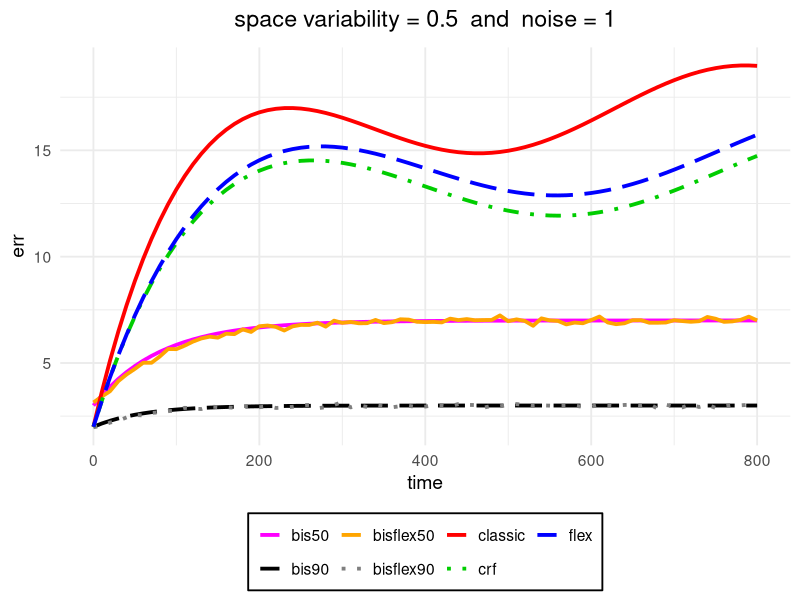

This figure's R source:
# -------------------------------------------------------------
# SIMULACIÓN DEL ERROR DE GRADIENTE BIS VS OTROS MÉTODOS
# -------------------------------------------------------------
if(!require(ggplot2)) install.packages("ggplot2")
library(ggplot2)

# Crear un eje de tiempo
time <- seq(0, 800, by = 10)

# Simulación de curvas (inspiradas en el paper)
classic  <- 2 + 15*(1 - exp(-time/100)) + sin(time/100)*2
flex     <- 2 + 13*(1 - exp(-time/120)) + sin(time/120)*2
crf      <- 2 + 12*(1 - exp(-time/110)) + sin(time/120)*2
bis50    <- 3 + 4*(1 - exp(-time/80))
bisflex50 <- 3 + 4*(1 - exp(-time/90)) + rnorm(length(time), 0, 0.1)
bis90    <- 2 + 1*(1 - exp(-time/60))
bisflex90 <- 2 + 1*(1 - exp(-time/70)) + rnorm(length(time), 0, 0.05)

# Combinar en un data.frame
df <- data.frame(
  time,
  classic,
  flex,
  crf,
  bis50,
  bisflex50,
  bis90,
  bisflex90
)

# Pasar a formato largo para ggplot
library(tidyr)
df_long <- pivot_longer(df, -time, names_to = "method", values_to = "err")

# Colores y estilos similares al paper
colores <- c(
  "classic" = "red",
  "flex" = "blue",
  "crf" = "green3",
  "bis50" = "magenta",
  "bisflex50" = "orange",
  "bis90" = "black",
  "bisflex90" = "grey50"
)

estilos <- c(
  "classic" = "solid",
  "flex" = "longdash",
  "crf" = "dotdash",
  "bis50" = "solid",
  "bisflex50" = "solid",
  "bis90" = "longdash",
  "bisflex90" = "dotted"
)

# -------------------------------------------------------------
# Gráfico tipo paper (curvas de error en el tiempo)
# -------------------------------------------------------------
ggplot(df_long, aes(x = time, y = err, color = method, linetype = method)) +
  geom_line(linewidth = 1.3) +
  scale_color_manual(values = colores) +
  scale_linetype_manual(values = estilos) +
  labs(
    title = expression(paste("space variability = 0.5  and  noise = 1")),
    x = "time", y = "err"
  ) +
  theme_minimal(base_size = 14) +
  theme(
    plot.title = element_text(hjust = 0.5, face = "italic"),
    legend.position = "bottom",
    legend.title = element_blank(),
    legend.background = element_rect(fill = "white", color = "black")
  ) +
  guides(color = guide_legend(nrow = 2))
